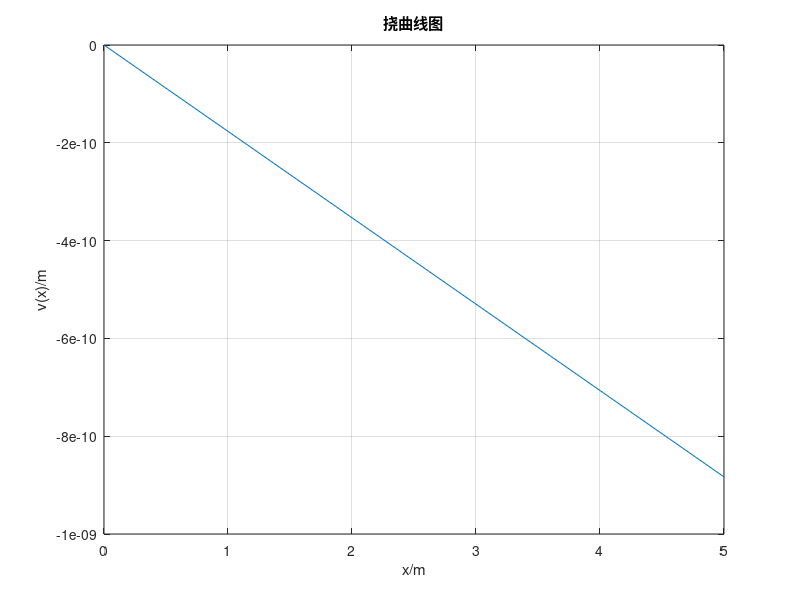

Recreate this plot in MATLAB.
%清理
clear all
clc

%给定信息
disp('给定材料信息及受力情况');
L=input('园杆长度L(/m)=');
D=input('园杆直径D(/m)=');
E=input('弹性模量E(/GPa)=');
F=input('切向集中力大小【向下为正，若无取零】F(/N)=');
a=input('切向集中力作用位置a(/m)=');
M=input('弯矩大小【逆时针为正，若无取零】M(/N*m)=');
b=input('弯矩作用位置b(/m)=');
disp('给定计算精度');
n=input('计算精度=');

%惯性矩计算
I=double(D^4*3.14/32);

%计算由集中力引起的挠度
x1=0:n:a;
vx1=(-F*x1.^2*3*a+F*x1.^3)*(1/(6*E*10^9*I));
x2=a:n:L;
vx2=(-F*a.^2*3*x2+F*a.^3)*(1/(6*E*10^9*I));
%计算由集中力偶引起的挠度
x3=0:n:b;
vx3=(-M*x3.^2)*(1/(2*E*10^9*I));
x4=b:n:L;
vx4=(-M*b*x4+M*0.5*b.^2)*(1/(E*10^9*I));

%连接矩阵
v11=[vx1,vx2];
v22=[vx3,vx4];

%采用叠加法计算总挠度
v33=v22+v11;

%绘图
xu=[x1,x2];
plot(xu,v33),xlabel('x/m'),ylabel('v(x)/m')
title('挠曲线图')
grid on;